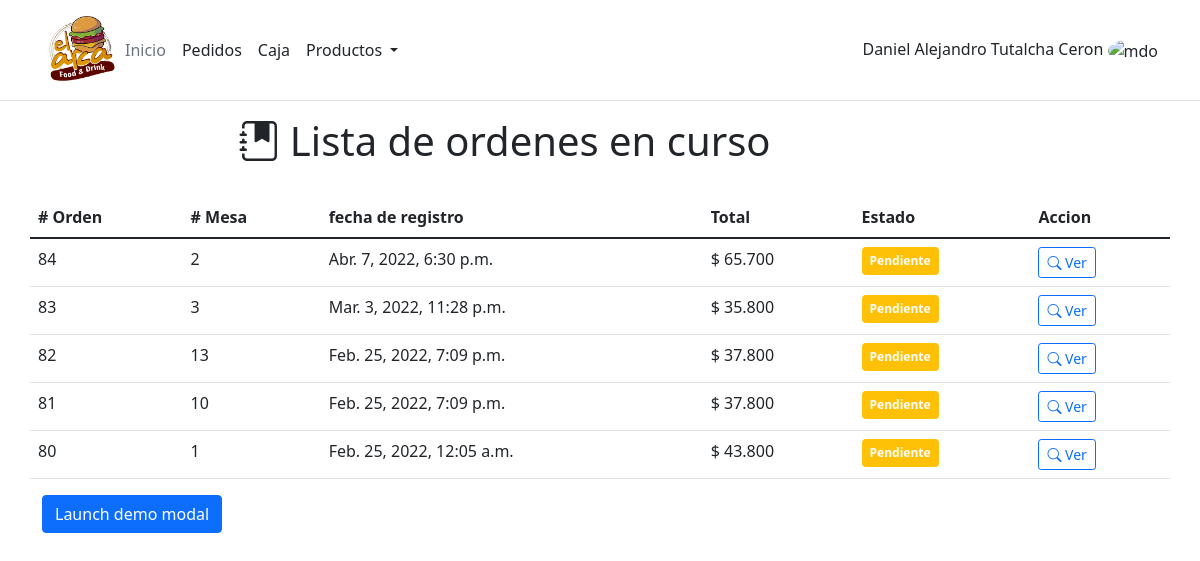
Page /order/order-list/ on the earlier database version.
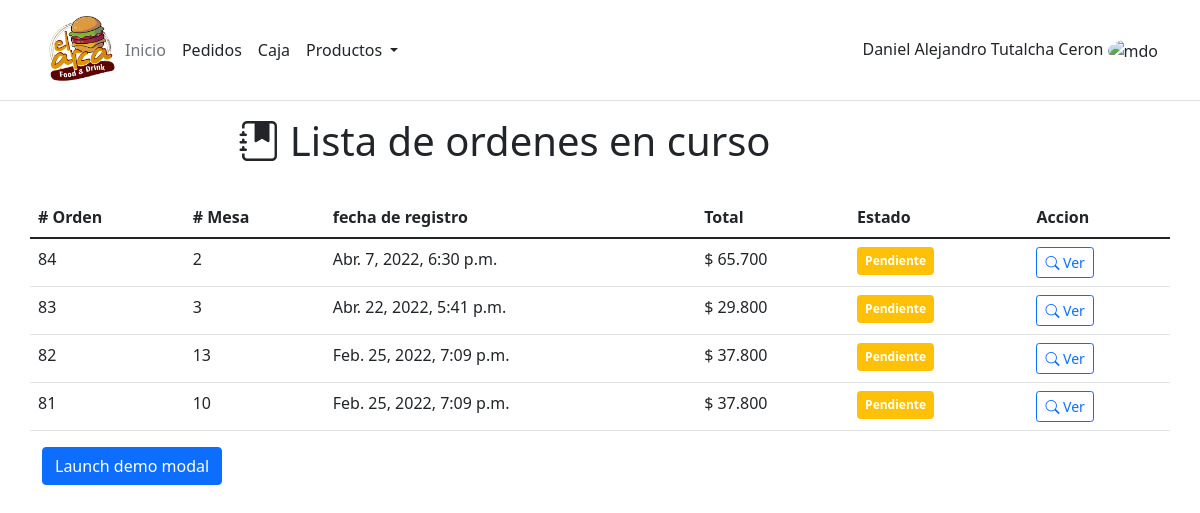
Same page on the later database version.
### work_order/models.py (models this page shows, shortened)
class Order(models.Model):
    total_price = models.IntegerField(default=0)
    table = models.ForeignKey(Table,on_delete=SET_NULL, null = True)
    status = models.BooleanField(default=True)
    comment = models.TextField(max_length=0, blank = True)
    created = models.DateTimeField(auto_now_add=True, verbose_name="Fecha de creación")
    updated = models.DateTimeField(auto_now=True, verbose_name="Fecha de edición")
    class Meta:
        ordering = ['-created']

class Table(models.Model):
    table_number = models.IntegerField(unique=True)
    status = models.BooleanField(default=False)

### work_order/views.py (the view)
# urls.py: path('order-list/',OrderListView.as_view(),name = 'order_list'),
class OrderListView(ListView):
    model = Order
    def get_queryset(self):
        return self.model.objects.filter(status = True)
    template_name = 'cash_register/order_list.html'

### work_order/templates/cash_register/order_list.html (shortened to what this page needs)
{% extends 'core/base.html' %}
{% load humanize %}
{% load static %}
{% block content %}
<div class="row mb-4">
    <div class="col-md-10">
        <h1 class="text-center"><i class="bi bi-journal-bookmark-fill"></i> Lista de ordenes en curso</h1>
    </div>
</div>
<div class="row mt-4">
    <table class="table table-hover table-responsive">
        <thead>
            <tr>
                <th scope="col"># Orden</th>
                <th scope="col"># Mesa</th>
                <th scope="col">fecha de registro</th>
                <th scope="col">Total</th>
                <th scope="col">Estado</th>
                <th scope="col">Accion</th>
            </tr>
        </thead>
        <tbody>
        {% for order in object_list %}
            <tr>
                <td>{{order.pk}}</td>
                <td>{{order.table.table_number}}</td>
                <td>{{order.updated}}</td>
                <td>$ {{order.total_price | intcomma}}</td>
                {% if order.status %}
                <td> <span class="badge bg-warning p-2 ">Pendiente</span></td>
                {% else %}
                <td><span class="badge bg-success p-2  ">Pagada</span></td>
                {% endif %}
                <td>
                    <button type="button" class="btn btn-outline-primary btn-sm" onclick='get_order({{order.id}})' data-bs-toggle="modal" data-bs-target="#modal_description_order"><i class="bi bi-search"></i> Ver</button>
                </td>
            </tr>
            {% endfor %}
        </tbody>
    </table>
</div>
{% include 'cash_register/modal_register_order.html' %}
{% endblock content %}

Differences in the rows shown:
no longer on this page (row edited): Order: pk "80", table.table_number "1", updated "Feb. 25, 2022, 12:05 a.m.", total_price "43.800", status "Pendiente"
changed Order id 83: updated "Mar. 3, 2022, 11:28 p.m." → "Abr. 22, 2022, 5:41 p.m."; total_price "35.800" → "29.800"
